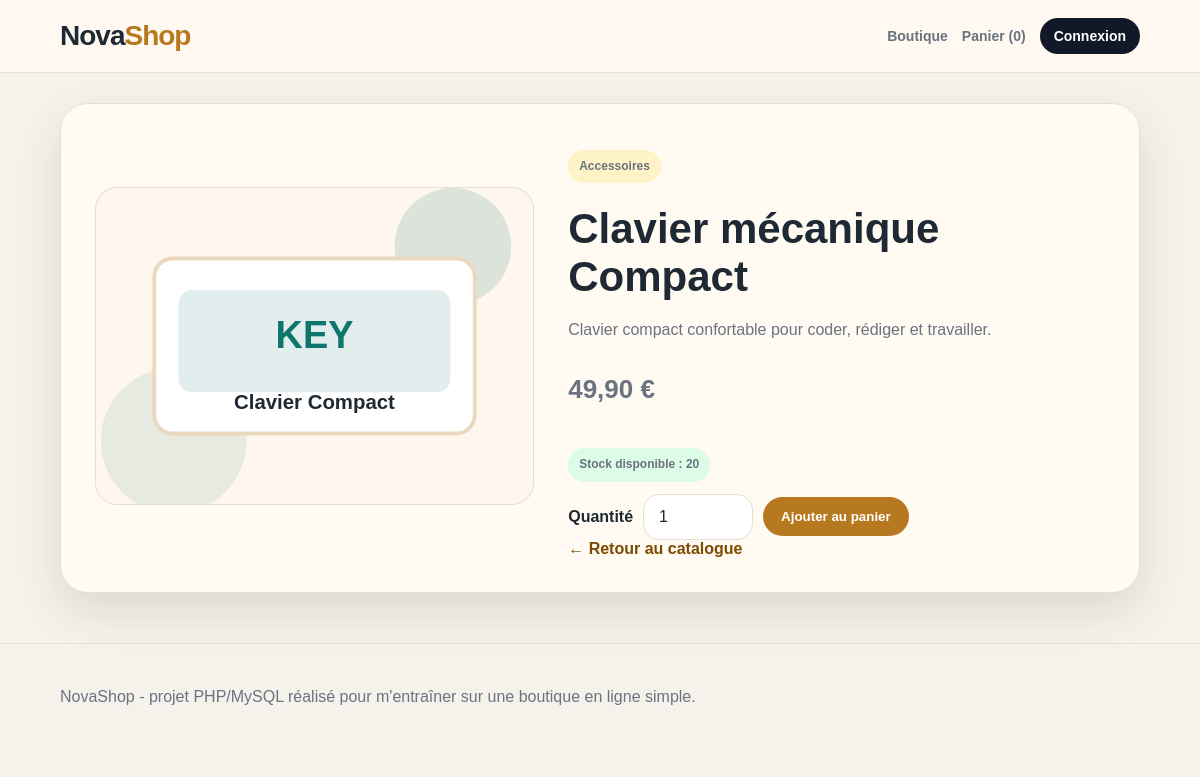
Page /produit.php?id=3 on the committed database.
### tables this page shows
CREATE TABLE produit (
    id_produit INT AUTO_INCREMENT PRIMARY KEY,
    nom VARCHAR(150) NOT NULL,
    description TEXT,
    prix DECIMAL(10,2) NOT NULL,
    stock INT NOT NULL DEFAULT 0,
    image VARCHAR(255) DEFAULT 'images/produit-defaut.svg',
    id_categorie INT,
    actif TINYINT(1) DEFAULT 1,
    FOREIGN KEY (id_categorie) REFERENCES categorie(id_categorie)
);

CREATE TABLE categorie (
    id_categorie INT AUTO_INCREMENT PRIMARY KEY,
    nom VARCHAR(100) NOT NULL
);

### connexion.php (called while the page is built, shortened)
<?php
function proteger($texte) {
    return htmlspecialchars($texte, ENT_QUOTES, 'UTF-8');
}
function afficher_prix($montant) {
    return number_format($montant, 2, ',', ' ') . ' €';
}
?>

### produit.php (the view, shortened to what this page needs)
<?php
require_once 'connexion.php';
$id = isset($_GET['id']) ? intval($_GET['id']) : 0;
$requete = $pdo->prepare("SELECT produit.*, categorie.nom AS nom_categorie
                         FROM produit
                         LEFT JOIN categorie ON produit.id_categorie = categorie.id_categorie
                         WHERE produit.id_produit = ? AND produit.actif = 1");
$requete->execute(array($id));
$produit = $requete->fetch(PDO::FETCH_ASSOC);
require_once 'header.php';
?>
<section class="bloc fiche-produit">
    <div class="image-fiche">
        <img src="<?php echo proteger($produit['image']); ?>" alt="<?php echo proteger($produit['nom']); ?>">
    </div>
    <div class="details-fiche">
        <p class="etiquette-categorie"><?php echo proteger($produit['nom_categorie']); ?></p>
        <h1><?php echo proteger($produit['nom']); ?></h1>
        <p><?php echo proteger($produit['description']); ?></p>
        <p class="gros-prix"><?php echo afficher_prix($produit['prix']); ?></p>
        <?php if ($produit['stock'] > 0) { ?>
            <p class="stock-ok">Stock disponible : <?php echo $produit['stock']; ?></p>
            <form method="post" action="panier.php" class="formulaire-ligne">
                <label>Quantité</label>
                <input type="number" name="quantite" min="1" max="<?php echo $produit['stock']; ?>" value="1">
                <button type="submit">Ajouter au panier</button>
            </form>
        <?php } else { ?>
            <p class="stock-vide">Ce produit est actuellement en rupture de stock.</p>
        <?php } ?>
        <a class="lien-retour" href="index.php">← Retour au catalogue</a>
    </div>
</section>
<?php require_once 'footer.php'; ?>

### style.css (style rules this page uses)
:root { --fond: #f5f2ec; --fond-clair: #fffaf2; --texte: #1f2933; --texte-doux: #6b7280; --blanc: #ffffff; --noir: #111827; --accent: #b7791f; --accent-fonce: #7c4a03; --vert: #15803d; --rouge: #b91c1c; --bordure: #e7dfd1; --ombre: 0 18px 45px rgba(50, 37, 20, 0.12); }
* { box-sizing: border-box; }
body { margin: 0; font-family: Arial, Helvetica, sans-serif; color: var(--texte); background: var(--fond); }
a { color: inherit; }
.bouton, .bouton-secondaire, button { border: none; text-decoration: none; padding: 12px 18px; border-radius: 999px; font-weight: 800; cursor: pointer; display: inline-block; }
.bouton, button { background: var(--accent); color: var(--blanc); }
.info-boutique, .bloc, .bloc-formulaire, .panier-vide { background: var(--fond-clair); border: 1px solid var(--bordure); border-radius: 28px; box-shadow: var(--ombre); }
.info-boutique p, .description-produit, .message-simple, .bloc p { color: var(--texte-doux); line-height: 1.6; }
.bloc { padding: 34px; margin: 30px 0; }
input, select, textarea { width: 100%; border: 1px solid var(--bordure); background: var(--blanc); padding: 13px 15px; border-radius: 16px; font: inherit; color: var(--texte); }
label { font-weight: 800; }
.carte-produit img, .image-fiche img { width: 100%; background: #f9f0df; border-radius: 22px; border: 1px solid var(--bordure); }
.etiquette-categorie, .stock-ok, .stock-vide, .badge-statut { display: inline-block; padding: 7px 11px; border-radius: 999px; font-size: 12px; font-weight: 800; width: fit-content; }
.etiquette-categorie { background: #fef3c7; color: #92400e; }
.stock-ok, .badge-statut { background: #dcfce7; color: var(--vert); }
.prix-stock strong, .gros-prix { font-size: 26px; font-weight: 900; color: var(--noir); }
.lien-detail, .lien-retour { color: var(--accent-fonce); font-weight: 900; text-decoration: none; }
.fiche-produit { display: grid; grid-template-columns: 0.9fr 1.1fr; gap: 34px; align-items: center; }
.details-fiche h1 { font-size: 42px; margin: 10px 0; }
.formulaire-ligne { display: flex; align-items: center; gap: 10px; flex-wrap: wrap; }
.formulaire-ligne input, .formulaire-ligne select { width: 110px; }

### rows in the picture
produit: image (picture), id_categorie.nom "Accessoires", nom "Clavier mécanique Compact", description "Clavier compact confortable pour coder, rédiger et travailler.", prix "49,90 €", stock "20"

### other values in the picture
nombre_articles_panier() "0"
